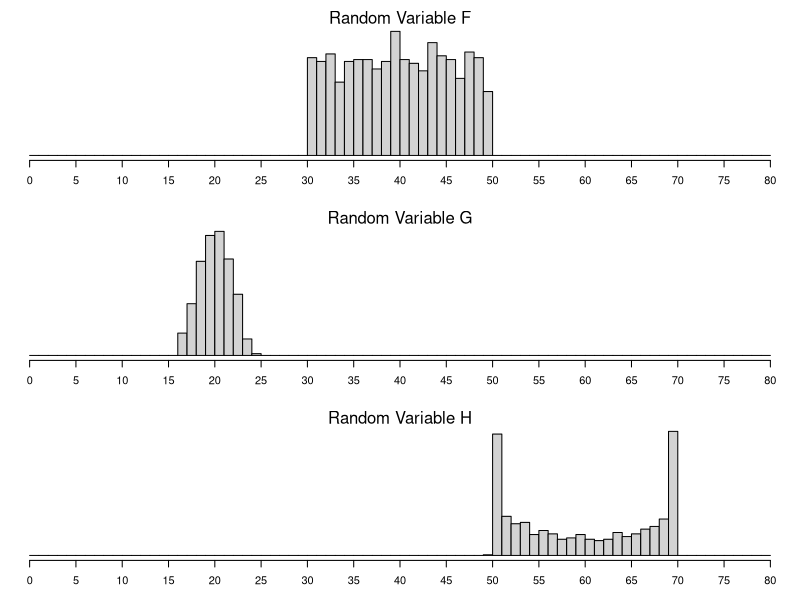

R code for this plot:
## ---- chunk 1
## DATA GENERATION

shapes = c("tight","uniform","bimodal")

b = c(4,1,0.4)
r = sort(sample(c(10,20,30,40),3,replace=T))
m = sample(c(20,30,40,50,60),3)
den = c(6,4,2)

x1 = rbeta(1000,b[1],b[1])*r[1]+m[1]-r[1]/2
x2 = rbeta(1000,b[2],b[2])*r[2]+m[2]-r[2]/2
x3 = rbeta(1000,b[3],b[3])*r[3]+m[3]-r[3]/2

xs = c(x1,x2,x3)

ord = sample(0:2)
let = c("F","G","H")

xx1 = xs[(ord[1]*1000+1):(ord[1]*1000+1000)]
xx2 = xs[(ord[2]*1000+1):(ord[2]*1000+1000)]
xx3 = xs[(ord[3]*1000+1):(ord[3]*1000+1000)]
## ---- chunk 2
par(mar=c(3,0,2,0))
layout(matrix(c(1,2,3), 3, 1, byrow = TRUE))
hist(xx1,breaks=(0:80),ann=F,yaxt="n",xaxt="n")
mtext("Random Variable F",side=3)
axis(1,at=0:16*5)
hist(xx2,breaks=(0:80),ann=F,yaxt="n",xaxt="n")
mtext("Random Variable G",side=3)
axis(1,at=0:16*5)
hist(xx3,breaks=(0:80),ann=F,yaxt="n",xaxt="n")
mtext("Random Variable H",side=3)
axis(1,at=0:16*5)
